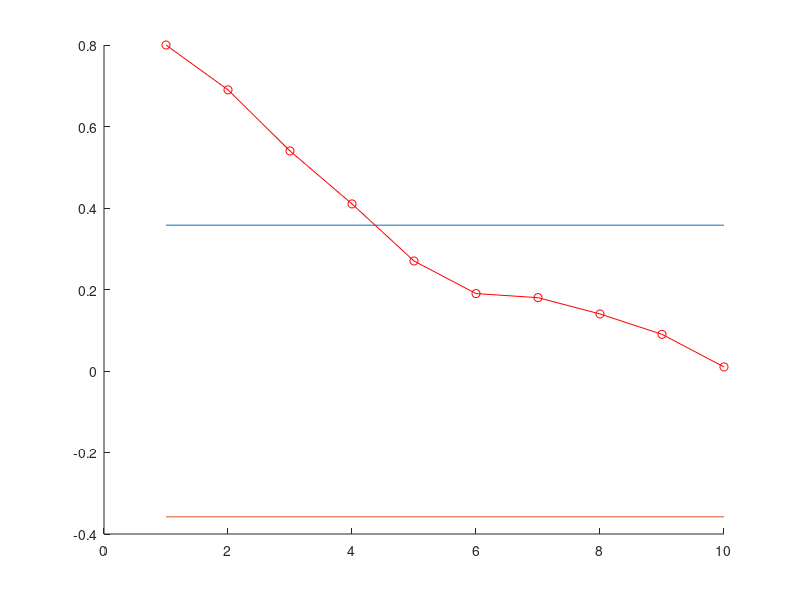

MATLAB code for this plot: (Note: this script raises an error after producing the figure.)
corr=[.8 .69 .54 .41 .27 .19 .18 .14 .09 .01];
hold on
plot(corr,'o-r');
plot([1.96/sqrt(30) 1.96/sqrt(30) 1.96/sqrt(30) 1.96/sqrt(30) 1.96/sqrt(30) 1.96/sqrt(30) 1.96/sqrt(30) 1.96/sqrt(30) 1.96/sqrt(30) 1.96/sqrt(30)]);
plot([-1.96/sqrt(30) -1.96/sqrt(30) -1.96/sqrt(30) -1.96/sqrt(30) -1.96/sqrt(30) -1.96/sqrt(30) -1.96/sqrt(30) -1.96/sqrt(30) -1.96/sqrt(30) -1.96/sqrt(30)]);
parcorr=acf2pacf(corr,0);
plot(parcorr,'*-m');